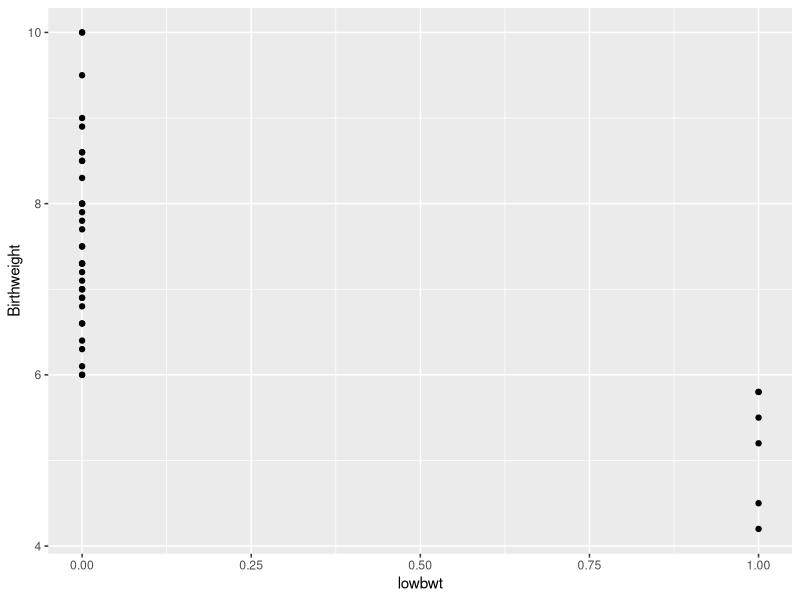

Write the R code that produced this figure.
# Obtenha um modelo preditivo usando como variável resposta o fato de o bebê ter ou não baixo peso.
# lowbwt - Baixo peso ao nascer: 1-Low(baixo) / 0-Normal

# Importando o dataset.
library(readxl)
df <- read_excel("Atividade Avaliativa 2 - birthweight.xlsx")

# Ajustando o modelo.
attach(df)
ajuste <- glm(lowbwt ~ headcirumference + length + Birthweight + Gestation + smoker +
              motherage + mnocig + mheight + mppwt + fage + fedyrs + fnocig + fheight, family = binomial)

summary(ajuste)

# Selecao do melhor model.
library(MASS)
stepAIC(ajuste, direction = "both")

library(ggplot2)
ggplot(data = df) +
  geom_point(mapping = aes(x = lowbwt, y = Birthweight))







